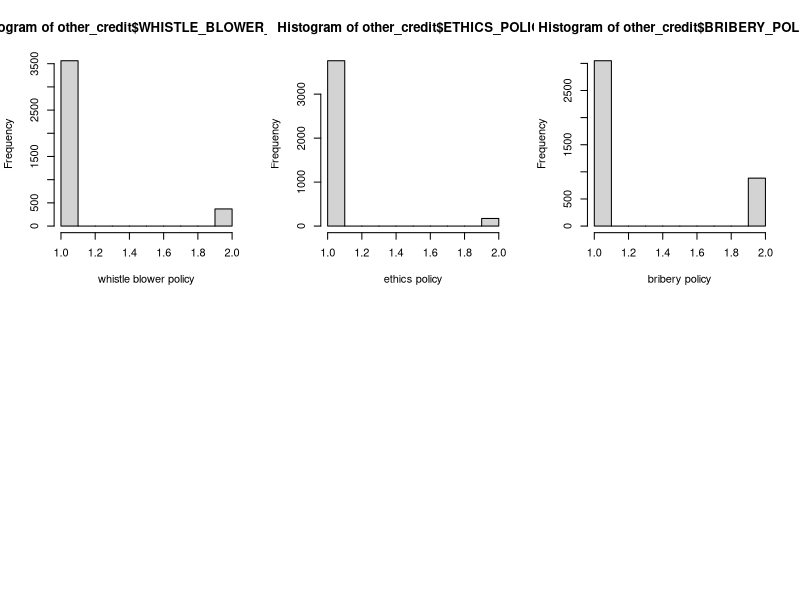

This figure's R source: (Note: this script raises an error after producing the figure.)
other_credit <- read.csv("EM_data.csv")
par(mfrow=c(2,3))
hist(other_credit$WHISTLE_BLOWER_POLICY , xlab = "whistle blower policy") 
hist(other_credit$ETHICS_POLICY , xlab="ethics policy")
hist(other_credit$BRIBERY_POLICY, xlab="bribery policy")

no_na_credit <- credit %>% drop_na

hist(as.integer(no_na_credit$WHISTLE_BLOWER_POLICY) - 1, xlab = "whistle blower policy")
hist(as.integer(no_na_credit$ETHICS_POLICY) - 1,  xlab="ethics policy")
hist(as.integer(no_na_credit$BRIBERY_POLICY) - 1, xlab="bribery policy")
